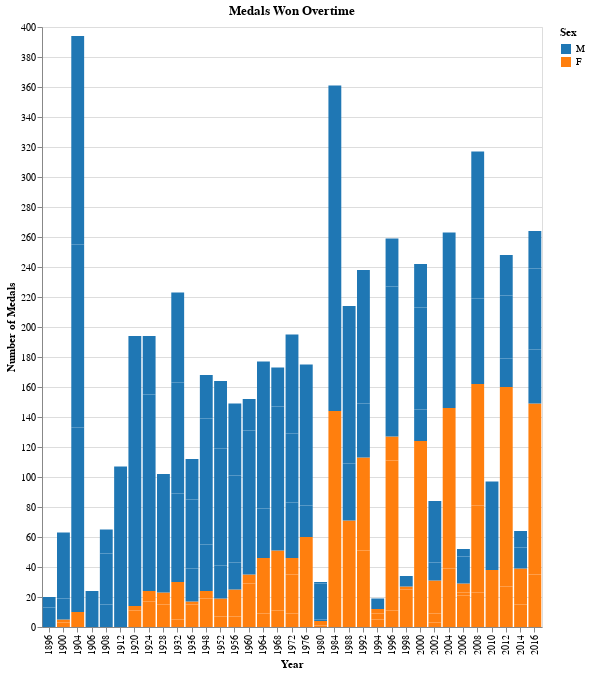

Notebook source saved alongside this figure:
### Code cell
chart_overtime

### Figure 1 — Vega-Lite specification as saved in the notebook (floating-point values rounded to 4 significant figures; data arrays with more than 128 entries replaced by an {"elided": "..."} marker saying what was removed)
{"config": {"view": {"continuousWidth": 400, "continuousHeight": 300}}, "data": {"name": "data-791a8668392f87c298c37453e6ee82c7"}, "mark": "bar", "encoding": {"color": {"field": "Sex", "legend": {"title": "Sex"}, "scale": {"domain": ["M", "F"], "range": ["#1f77b4", "#ff7f0e"]}, "type": "nominal"}, "tooltip": [{"field": "Year", "type": "quantitative"}, {"field": "NOC", "type": "nominal"}, {"field": "Sex", "type": "nominal"}, {"field": "Medal Count", "type": "quantitative"}], "x": {"axis": {"title": "Year"}, "field": "Year", "type": "nominal"}, "y": {"axis": {"title": "Number of Medals"}, "field": "Medal Count", "type": "quantitative"}}, "height": 600, "selection": {"Choose": {"type": "single", "fields": ["NOC"], "bind": {"input": "select", "options": {"elided": "149 str values"}}, "init": {"NOC": "USA"}}}, "title": "Medals Won Overtime", "transform": [{"filter": {"selection": "Choose"}}], "width": 500, "$schema": "https://vega.github.io/schema/vega-lite/v4.17.0.json", "datasets": {"data-791a8668392f87c298c37453e6ee82c7": {"elided": "4671 records"}}}
